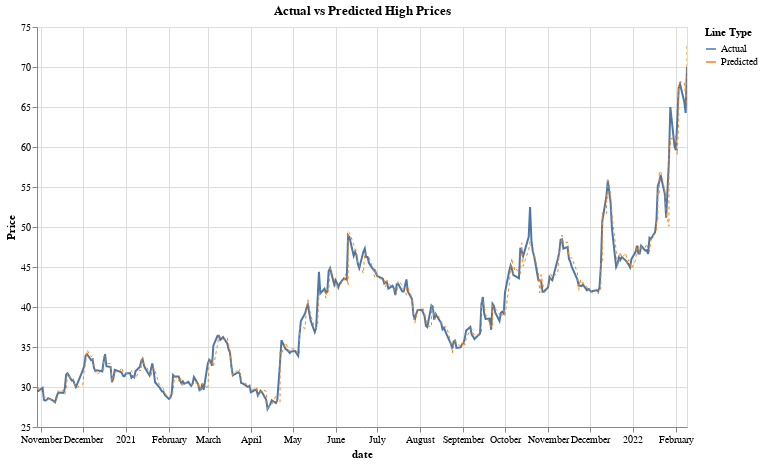

Notebook code for this chart:
### Code cell
import altair as alt

alt.themes.enable('fivethirtyeight')

predictions_df['date'] = pd.to_datetime(predictions_df['date'])

predictions_df['label'] = 'Actual'
predictions_df['predicted_label'] = 'Predicted'

# Actual high price line
line1 = alt.Chart(predictions_df).mark_line(strokeWidth=2).encode(
    x='date:T',
    y=alt.Y('y_test:Q', title='Price', scale=alt.Scale(zero=False)),
    color=alt.Color('label:N', legend=alt.Legend(title="Line Type")),
    tooltip=['date', 'y_test', 'y_pred']
)

# Predicted high price line
line2 = alt.Chart(predictions_df).mark_line(strokeWidth=1, strokeDash=[3, 3]).encode(
    x='date:T',
    y=alt.Y('y_pred:Q', title='', scale=alt.Scale(zero=False)),
    color=alt.Color('predicted_label:N', legend=alt.Legend(title="Line Type")),
    tooltip=['date', 'y_test', 'y_pred']
)

# Combine the two lines
chart = alt.layer(line1, line2).properties(
    title='Actual vs Predicted High Prices',
    width=650,
    height=400
).interactive()

chart

### Figure 1 — Vega-Lite specification as saved in the notebook (floating-point values rounded to 4 significant figures; data arrays with more than 128 entries replaced by an {"elided": "..."} marker saying what was removed)
{"usermeta": {"embedOptions": {"theme": "fivethirtyeight"}}, "config": {"view": {"continuousWidth": 300, "continuousHeight": 300}}, "layer": [{"mark": {"type": "line", "strokeWidth": 2}, "encoding": {"color": {"field": "label", "legend": {"title": "Line Type"}, "type": "nominal"}, "tooltip": [{"field": "date", "type": "temporal"}, {"field": "y_test", "type": "quantitative"}, {"field": "y_pred", "type": "quantitative"}], "x": {"field": "date", "type": "temporal"}, "y": {"field": "y_test", "scale": {"zero": false}, "title": "Price", "type": "quantitative"}}, "name": "view_2"}, {"mark": {"type": "line", "strokeDash": [3, 3], "strokeWidth": 1}, "encoding": {"color": {"field": "predicted_label", "legend": {"title": "Line Type"}, "type": "nominal"}, "tooltip": [{"field": "date", "type": "temporal"}, {"field": "y_test", "type": "quantitative"}, {"field": "y_pred", "type": "quantitative"}], "x": {"field": "date", "type": "temporal"}, "y": {"field": "y_pred", "scale": {"zero": false}, "title": "", "type": "quantitative"}}}], "data": {"name": "data-3b4ca316aa4ed55f586a47e227be9287"}, "height": 400, "params": [{"name": "param_2", "select": {"type": "interval", "encodings": ["x", "y"]}, "bind": "scales", "views": ["view_2"]}], "title": "Actual vs Predicted High Prices", "width": 650, "$schema": "https://vega.github.io/schema/vega-lite/v5.8.0.json", "datasets": {"data-3b4ca316aa4ed55f586a47e227be9287": {"elided": "392 records"}}}
